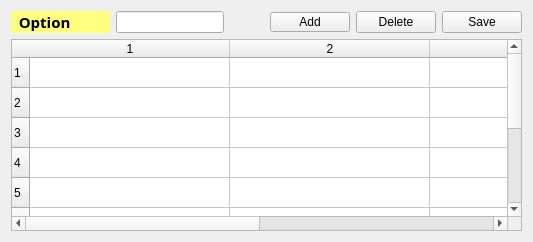
      <widget class="QWidget" name="layoutWidget_3">
       <layout class="QVBoxLayout" name="verticalLayout_5">
        <item>
         <layout class="QHBoxLayout" name="horizontalLayout_9">
          <item>
           <widget class="QLabel" name="label_9">
            <property name="maximumSize">
             <size>
              <width>1000</width>
              <height>16777215</height>
             </size>
            </property>
            <property name="palette">
             <palette>
              <active>
               <colorrole role="WindowText">
                <brush brushstyle="SolidPattern">
                 <color alpha="255">
                  <red>0</red>
                  <green>0</green>
                  <blue>0</blue>
                 </color>
                </brush>
               </colorrole>
               <colorrole role="Button">
                <brush brushstyle="SolidPattern">
                 <color alpha="255">
                  <red>255</red>
                  <green>255</green>
                  <blue>127</blue>
                 </color>
                </brush>
               </colorrole>
               <colorrole role="Light">
                <brush brushstyle="SolidPattern">
                 <color alpha="255">
                  <red>255</red>
                  <green>255</green>
                  <blue>255</blue>
                 </color>
                </brush>
               </colorrole>
               <colorrole role="Midlight">
                <brush brushstyle="SolidPattern">
                 <color alpha="255">
                  <red>255</red>
                  <green>255</green>
                  <blue>191</blue>
                 </color>
                </brush>
               </colorrole>
               <colorrole role="Dark">
                <brush brushstyle="SolidPattern">
                 <color alpha="255">
                  <red>127</red>
                  <green>127</green>
                  <blue>63</blue>
                 </color>
                </brush>
               </colorrole>
               <colorrole role="Mid">
                <brush brushstyle="SolidPattern">
                 <color alpha="255">
                  <red>170</red>
                  <green>170</green>
                  <blue>84</blue>
                 </color>
                </brush>
               </colorrole>
               <colorrole role="Text">
                <brush brushstyle="SolidPattern">
                 <color alpha="255">
                  <red>0</red>
                  <green>0</green>
                  <blue>0</blue>
                 </color>
                </brush>
               </colorrole>
               <colorrole role="BrightText">
                <brush brushstyle="SolidPattern">
                 <color alpha="255">
                  <red>255</red>
                  <green>255</green>
                  <blue>255</blue>
                 </color>
                </brush>
               </colorrole>
               <colorrole role="ButtonText">
                <brush brushstyle="SolidPattern">
                 <color alpha="255">
                  <red>0</red>
                  <green>0</green>
                  <blue>0</blue>
                 </color>
                </brush>
               </colorrole>
               <colorrole role="Base">
                <brush brushstyle="SolidPattern">
                 <color alpha="255">
                  <red>255</red>
                  <green>255</green>
                  <blue>255</blue>
                 </color>
                </brush>
               </colorrole>
               <colorrole role="Window">
                <brush brushstyle="SolidPattern">
                 <color alpha="255">
                  <red>255</red>
                  <green>255</green>
                  <blue>127</blue>
                 </color>
                </brush>
               </colorrole>
               <colorrole role="Shadow">
                <brush brushstyle="SolidPattern">
                 <color alpha="255">
                  <red>0</red>
                  <green>0</green>
                  <blue>0</blue>
                 </color>
                </brush>
               </colorrole>
               <colorrole role="AlternateBase">
                <brush brushstyle="SolidPattern">
                 <color alpha="255">
                  <red>255</red>
                  <green>255</green>
                  <blue>191</blue>
                 </color>
                </brush>
               </colorrole>
               <colorrole role="ToolTipBase">
                <brush brushstyle="SolidPattern">
                 <color alpha="255">
                  <red>255</red>
                  <green>255</green>
                  <blue>220</blue>
                 </color>
                </brush>
               </colorrole>
               <colorrole role="ToolTipText">
                <brush brushstyle="SolidPattern">
                 <color alpha="255">
                  <red>0</red>
                  <green>0</green>
                  <blue>0</blue>
                 </color>
                </brush>
               </colorrole>
              </active>
              <inactive>
               <colorrole role="WindowText">
                <brush brushstyle="SolidPattern">
                 <color alpha="255">
                  <red>0</red>
                  <green>0</green>
                  <blue>0</blue>
                 </color>
                </brush>
               </colorrole>
               <colorrole role="Button">
                <brush brushstyle="SolidPattern">
                 <color alpha="255">
                  <red>255</red>
                  <green>255</green>
                  <blue>127</blue>
                 </color>
                </brush>
               </colorrole>
               <colorrole role="Light">
                <brush brushstyle="SolidPattern">
                 <color alpha="255">
                  <red>255</red>
                  <green>255</green>
                  <blue>255</blue>
                 </color>
                </brush>
               </colorrole>
               <colorrole role="Midlight">
                <brush brushstyle="SolidPattern">
                 <color alpha="255">
                  <red>255</red>
                  <green>255</green>
                  <blue>191</blue>
                 </color>
                </brush>
               </colorrole>
               <colorrole role="Dark">
                <brush brushstyle="SolidPattern">
                 <color alpha="255">
                  <red>127</red>
                  <green>127</green>
                  <blue>63</blue>
                 </color>
                </brush>
               </colorrole>
               <colorrole role="Mid">
                <brush brushstyle="SolidPattern">
                 <color alpha="255">
                  <red>170</red>
                  <green>170</green>
                  <blue>84</blue>
                 </color>
                </brush>
               </colorrole>
               <colorrole role="Text">
                <brush brushstyle="SolidPattern">
                 <color alpha="255">
                  <red>0</red>
                  <green>0</green>
                  <blue>0</blue>
                 </color>
                </brush>
               </colorrole>
               <colorrole role="BrightText">
                <brush brushstyle="SolidPattern">
                 <color alpha="255">
                  <red>255</red>
                  <green>255</green>
                  <blue>255</blue>
                 </color>
                </brush>
               </colorrole>
               <colorrole role="ButtonText">
                <brush brushstyle="SolidPattern">
                 <color alpha="255">
                  <red>0</red>
                  <green>0</green>
                  <blue>0</blue>
                 </color>
                </brush>
               </colorrole>
               <colorrole role="Base">
                <brush brushstyle="SolidPattern">
                 <color alpha="255">
                  <red>255</red>
                  <green>255</green>
                  <blue>255</blue>
                 </color>
                </brush>
               </colorrole>
               <colorrole role="Window">
                <brush brushstyle="SolidPattern">
                 <color alpha="255">
                  <red>255</red>
                  <green>255</green>
                  <blue>127</blue>
                 </color>
                </brush>
               </colorrole>
               <colorrole role="Shadow">
                <brush brushstyle="SolidPattern">
                 <color alpha="255">
                  <red>0</red>
                  <green>0</green>
                  <blue>0</blue>
                 </color>
                </brush>
               </colorrole>
               <colorrole role="AlternateBase">
                <brush brushstyle="SolidPattern">
                 <color alpha="255">
                  <red>255</red>
                  <green>255</green>
                  <blue>191</blue>
                 </color>
                </brush>
               </colorrole>
               <colorrole role="ToolTipBase">
                <brush brushstyle="SolidPattern">
                 <color alpha="255">
                  <red>255</red>
                  <green>255</green>
                  <blue>220</blue>
                 </color>
                </brush>
               </colorrole>
               <colorrole role="ToolTipText">
                <brush brushstyle="SolidPattern">
                 <color alpha="255">
                  <red>0</red>
                  <green>0</green>
                  <blue>0</blue>
                 </color>
                </brush>
               </colorrole>
              </inactive>
              <disabled>
               <colorrole role="WindowText">
                <brush brushstyle="SolidPattern">
                 <color alpha="255">
                  <red>127</red>
                  <green>127</green>
                  <blue>63</blue>
                 </color>
                </brush>
               </colorrole>
               <colorrole role="Button">
                <brush brushstyle="SolidPattern">
                 <color alpha="255">
                  <red>255</red>
                  <green>255</green>
                  <blue>127</blue>
                 </color>
                </brush>
               </colorrole>
               <colorrole role="Light">
                <brush brushstyle="SolidPattern">
                 <color alpha="255">
                  <red>255</red>
                  <green>255</green>
                  <blue>255</blue>
                 </color>
                </brush>
               </colorrole>
               <colorrole role="Midlight">
                <brush brushstyle="SolidPattern">
                 <color alpha="255">
                  <red>255</red>
                  <green>255</green>
                  <blue>191</blue>
                 </color>
                </brush>
               </colorrole>
               <colorrole role="Dark">
                <brush brushstyle="SolidPattern">
                 <color alpha="255">
                  <red>127</red>
                  <green>127</green>
                  <blue>63</blue>
                 </color>
                </brush>
               </colorrole>
               <colorrole role="Mid">
                <brush brushstyle="SolidPattern">
                 <color alpha="255">
                  <red>170</red>
                  <green>170</green>
                  <blue>84</blue>
                 </color>
                </brush>
               </colorrole>
               <colorrole role="Text">
                <brush brushstyle="SolidPattern">
                 <color alpha="255">
                  <red>127</red>
                  <green>127</green>
                  <blue>63</blue>
                 </color>
                </brush>
               </colorrole>
               <colorrole role="BrightText">
                <brush brushstyle="SolidPattern">
                 <color alpha="255">
                  <red>255</red>
                  <green>255</green>
                  <blue>255</blue>
                 </color>
                </brush>
               </colorrole>
               <colorrole role="ButtonText">
                <brush brushstyle="SolidPattern">
                 <color alpha="255">
                  <red>127</red>
                  <green>127</green>
                  <blue>63</blue>
                 </color>
                </brush>
               </colorrole>
               <colorrole role="Base">
                <brush brushstyle="SolidPattern">
                 <color alpha="255">
                  <red>255</red>
                  <green>255</green>
                  <blue>127</blue>
                 </color>
                </brush>
               </colorrole>
               <colorrole role="Window">
                <brush brushstyle="SolidPattern">
                 <color alpha="255">
                  <red>255</red>
                  <green>255</green>
                  <blue>127</blue>
                 </color>
                </brush>
               </colorrole>
               <colorrole role="Shadow">
                <brush brushstyle="SolidPattern">
                 <color alpha="255">
                  <red>0</red>
                  <green>0</green>
                  <blue>0</blue>
                 </color>
                </brush>
               </colorrole>
               <colorrole role="AlternateBase">
                <brush brushstyle="SolidPattern">
                 <color alpha="255">
                  <red>255</red>
                  <green>255</green>
                  <blue>127</blue>
                 </color>
                </brush>
               </colorrole>
               <colorrole role="ToolTipBase">
                <brush brushstyle="SolidPattern">
                 <color alpha="255">
                  <red>255</red>
                  <green>255</green>
                  <blue>220</blue>
                 </color>
                </brush>
               </colorrole>
               <colorrole role="ToolTipText">
                <brush brushstyle="SolidPattern">
                 <color alpha="255">
                  <red>0</red>
                  <green>0</green>
                  <blue>0</blue>
                 </color>
                </brush>
               </colorrole>
              </disabled>
             </palette>
            </property>
            <property name="font">
             <font>
              <family>Segoe Print</family>
              <pointsize>11</pointsize>
              <weight>75</weight>
              <italic>false</italic>
              <bold>true</bold>
              <underline>false</underline>
              <stylestrategy>PreferDefault</stylestrategy>
              <kerning>true</kerning>
             </font>
            </property>
            <property name="autoFillBackground">
             <bool>true</bool>
            </property>
            <property name="text">
             <string>  Option          </string>
            </property>
           </widget>
          </item>
          <item>
           <widget class="QLineEdit" name="edit_search">
            <property name="minimumSize">
             <size>
              <width>0</width>
              <height>0</height>
             </size>
            </property>
            <property name="maximumSize">
             <size>
              <width>250</width>
              <height>16777215</height>
             </size>
            </property>
           </widget>
          </item>
          <item>
           <layout class="QHBoxLayout" name="horizontalLayout_10">
            <item>
             <spacer name="horizontalSpacer_5">
              <property name="orientation">
               <enum>Qt::Horizontal</enum>
              </property>
              <property name="sizeHint" stdset="0">
               <size>
                <width>40</width>
                <height>20</height>
               </size>
              </property>
             </spacer>
            </item>
            <item>
             <widget class="QPushButton" name="btn_option_add">
              <property name="maximumSize">
               <size>
                <width>500</width>
                <height>20</height>
               </size>
              </property>
              <property name="text">
               <string>Add</string>
              </property>
             </widget>
            </item>
            <item>
             <widget class="QPushButton" name="btn_delete_option">
              <property name="text">
               <string>Delete</string>
              </property>
             </widget>
            </item>
            <item>
             <widget class="QPushButton" name="btn_save_option">
              <property name="text">
               <string>Save</string>
              </property>
             </widget>
            </item>
           </layout>
          </item>
         </layout>
        </item>
        <item>
         <widget class="QTableWidget" name="tw_option">
          <property name="rowCount">
           <number>10</number>
          </property>
          <property name="columnCount">
           <number>4</number>
          </property>
          <attribute name="horizontalHeaderDefaultSectionSize">
           <number>200</number>
          </attribute>
          <row/>
          <row/>
          <row/>
          <row/>
          <row/>
          <row/>
          <row/>
          <row/>
          <row/>
          <row/>
          <column/>
          <column/>
          <column/>
          <column/>
         </widget>
        </item>
       </layout>
      </widget>
